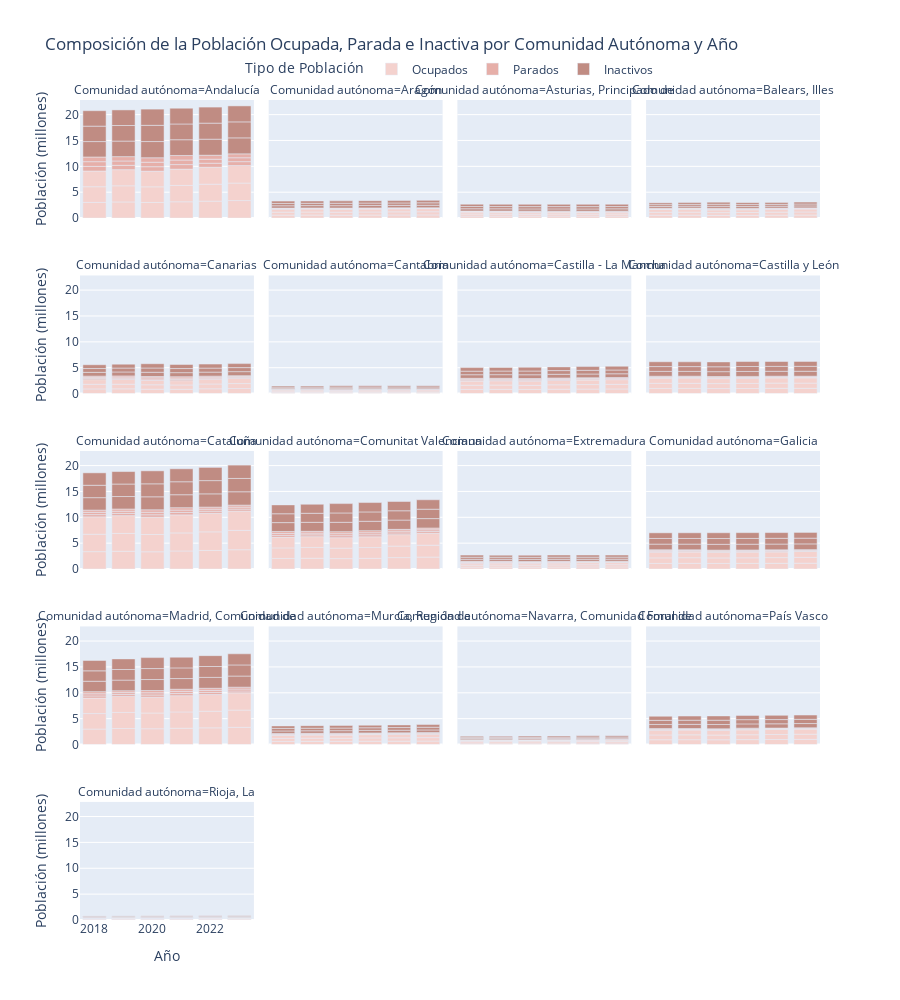

Notebook code cell kept with this figure:
### Code cell
# Filtrar los datos para las columnas relevantes
df_barras = df_poblacion[['AÑO', 'Comunidad autónoma', 'Ocupados', 'Parados', 'Inactivos']]

# Reorganizar los datos en formato largo para las barras apiladas
df_long = df_barras.melt(id_vars=['AÑO', 'Comunidad autónoma'], 
                         value_vars=['Ocupados', 'Parados', 'Inactivos'], 
                         var_name='Tipo de Población', 
                         value_name='Población')

# Dividir los valores en millones para mejorar la legibilidad
df_long['Población'] = df_long['Población'] / 1_000_000  # Convertir a millones

# Crear gráfico de barras apiladas con paleta de colores personalizada
fig = px.bar(df_long, x='AÑO', y='Población', color='Tipo de Población',
             color_discrete_sequence=custom_palette,
             facet_col='Comunidad autónoma', facet_col_wrap=4,
             title="Composición de la Población Ocupada, Parada e Inactiva por Comunidad Autónoma y Año",
             labels={'Población': 'Población (millones)', 'AÑO': 'Año'})

# Ajustar el diseño
fig.update_layout(
    height=1000, 
    showlegend=True,
    legend=dict(
        title="Tipo de Población",
        orientation="h",  # Cambia la orientación de la leyenda a horizontal
        yanchor="bottom", 
        y=1.02,  # Coloca la leyenda justo encima del gráfico
        xanchor="center",
        x=0.5  # Centra la leyenda horizontalmente
    )
)

# Remover los decimales del eje Y
fig.update_yaxes(tickformat=".0f")

fig.show()
